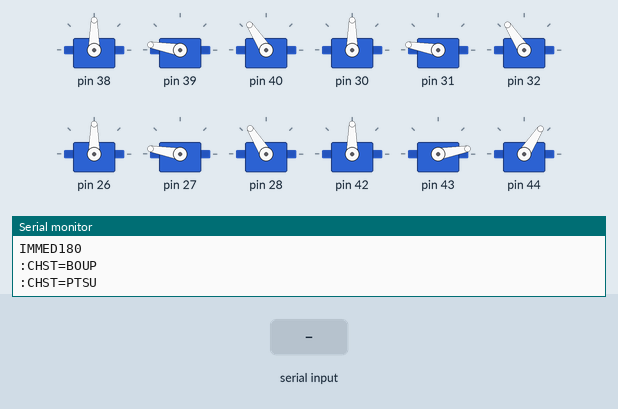
Recording of a sketch running on a simulated Arduino Uno, built with avr-gcc and run on an emulated ATmega328P. Parts: 12 × servo, the last lines printed to the serial monitor. The test bench sets the inputs (shaded band).

Above: at 11.7 s.
11.8 s: "dia:" received over Serial
14.8 s: "height:" received over Serial
At 17.3 s:
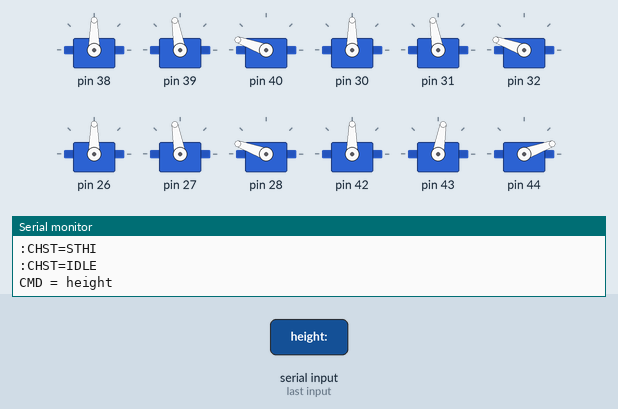
17.8 s: "rotate:" received over Serial
At 18.9 s:
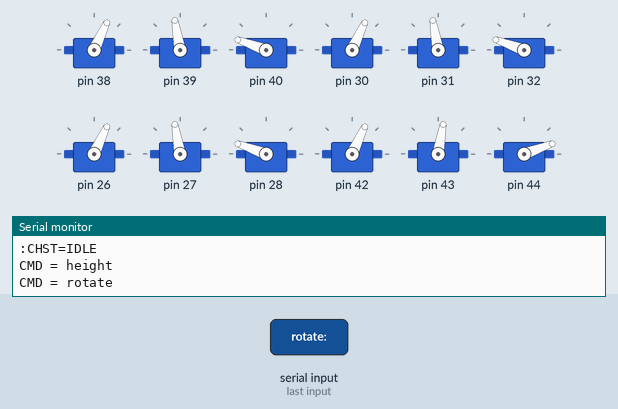
19.5 s: "height90:" received over Serial
At 21.0 s:
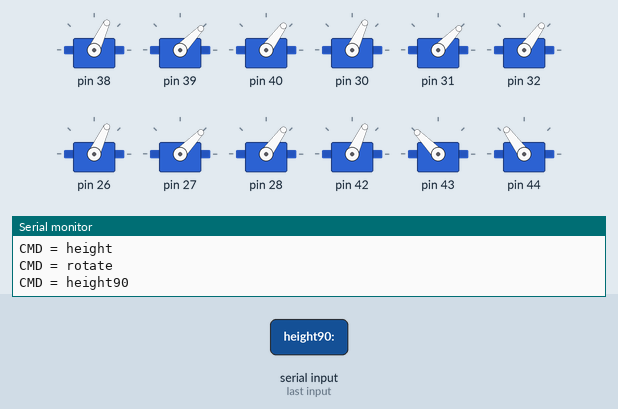
22.1 s: "height,45:" received over Serial
At 22.56 s:
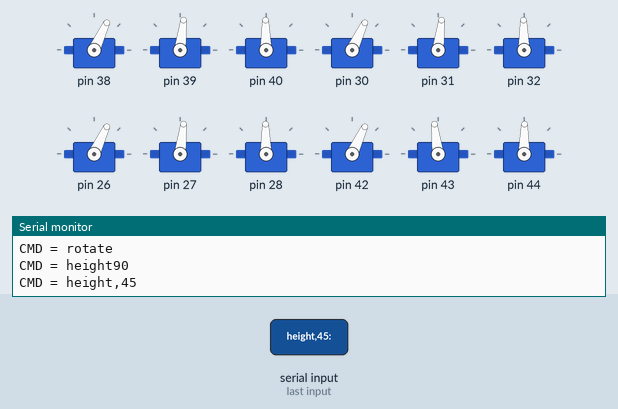
Timing chart, 0 to 25.1 s (numbered marks = the images above; inputs shaded):
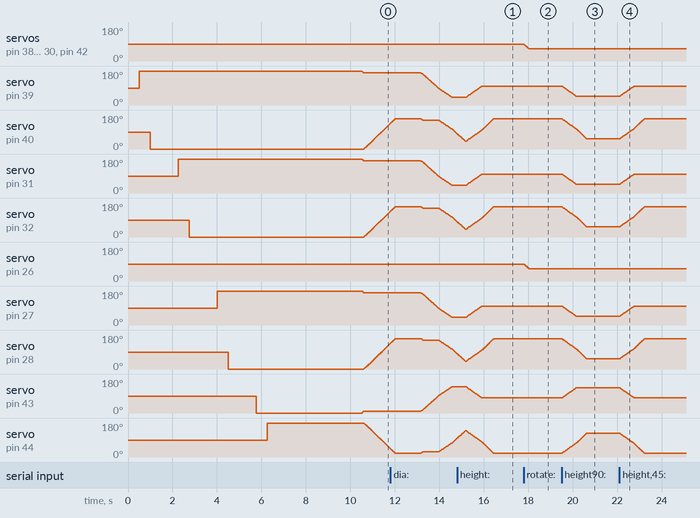

The sketch:

spider.ino
```cpp
#include "Spider.h"

Spider *spider;

void setup() {
  Serial.begin(9600);
  spider = Spider::create();
  spider->setState(Init);
}

void loop() {
  spider->update(1);
  commands();
  delay(10);
}

void commands() {
  if (Serial.available() && spider->isMotionFinished()) {
    String cmd = Serial.readStringUntil(':');
    cmd.toLowerCase();
    cmd.trim();
    Serial.println("CMD = " + cmd);
    if (cmd.startsWith("dly")) {
    }else if (cmd.startsWith("state")) {
      setState(cmd);
    } else if (cmd.equals("dia")) {
      spider->diagnostics();
    } else if (cmd.startsWith("height")) {
      setHeight(cmd);
    } else if (cmd.startsWith("rotate")) {
      setRotation(cmd);
    } else if (cmd.startsWith("set")) {
      set(cmd);
    }
  }

  spider->update(0);
}

void setState(String cmd) {
  cmd.replace("state", "");
  cmd.trim();
  if (cmd.equals("init")) {
    spider->setState(Init);
  }
  if (cmd.equals("idle")) {
    spider->setState(Idle);
  }
  if (cmd.equals("bootallup")) {
    spider->setState(BootAllUp);
  }
  if (cmd.equals("preparetostandup")) {
    spider->setState(PrepareToStandUp);
  }
  if (cmd.equals("standlow")) {
    spider->setState(StandLow);
  }
  if (cmd.equals("standhigh")) {
    spider->setState(StandHigh);
  }
}

void setHeight(String cmd) {
  int i = 0;
  String servo = cmd;
  servo.replace("height", "");
  int height = servo.toInt();
  spider->setHeight(height);
}

void setRotation(String cmd) {
  int i = 0;
  cmd.replace("rotate", "");
  int angle = cmd.toInt();
  spider->setRotation(angle);
}

void set(String cmd) {
  int angle;
  if (cmd.startsWith("set-leg ")) {
    cmd.replace("set-leg", "");
    cmd.trim();
    int legNumber = cmd.toInt();
    spider->selectLeg(legNumber);
  } else if (cmd.startsWith("set-tip")) {
    cmd.replace("set-tip", "");
    cmd.trim();
    angle = cmd.toInt();
    spider->_selectedLeg->setTip(angle);
  } else  if (cmd.startsWith("set-mid")) {
    cmd.replace("set-mid", "");
    cmd.trim();
    angle = cmd.toInt();
    spider->_selectedLeg->setMid(angle);
  } else  if (cmd.startsWith("set-rot")) {
    cmd.replace("set-rot", "");
    cmd.trim();
    angle = cmd.toInt();
    spider->_selectedLeg->setRotate(angle);
  }
}
```

Spider.cpp
```cpp
#include "Spider.h"
#include <Arduino.h>

String SPIDER_STATE_ENUM_STRING[] {
  "INIT",
  "IDLE",
  "BOUP",
  "PTSU",
  "STLO",
  "STHI",
  "ROPL",
  "ROLE"
};

Spider* Spider::create() {
  Spider *spider = new Spider();
  return spider;
}

Spider::Spider() {
  _frontRight = SpiderLeg::createRightLeg("Front", 38);
  delay(250);
  _midRight = SpiderLeg::createRightLeg("Mid", 30);
  delay(250);
  _backRight = SpiderLeg::createRightLeg("Back", 26);
  delay(250);

  _frontLeft = SpiderLeg::createLeftLeg("Front", 42);
  delay(250);
  _midLeft = SpiderLeg::createLeftLeg("Mid", 34);
  delay(250);
  _backLeft = SpiderLeg::createLeftLeg("Back", 22);
  delay(250);


  _legs[0] = _frontRight;
  _legs[1] = _frontLeft;
  _legs[2] = _midRight;
  _legs[3] = _midLeft;
  _legs[4] = _backRight;
  _legs[5] = _backLeft;

  _selectedLeg = _frontRight;
}

void Spider::setHeight(int height) {
  for (int i = 0; i < LEG_COUNT; i++) {
    _legs[i]->setHeight(height);
  }
}

void Spider::setRotation(int rotation) {
  for (int i = 0; i < LEG_COUNT; i++) {
    _legs[i]->setRotate(rotation);
  }
}

void Spider::diagnostics() {
  Serial.println("[SPIDER:");
  for (int i = 0; i < LEG_COUNT; i++) {
    _legs[i]->diagnostics();
  }
  Serial.println("]");
}

bool Spider::isMotionFinished() {
  for (int i = 0; i < LEG_COUNT; i++) {
    if (false == _legs[i]->isMotionFinished())
      return false;
  }
  return true;
}

void Spider::update(int deltaT) {
  updatePosition();
  updateState();
  for (int i = 0; i < LEG_COUNT; i++) {
    _legs[i]->update(deltaT);
  }
}

void Spider::updateState() {
  if (isMotionFinished() == false) {
    return;
  }
  switch (_state) {
    case Init:
      _state = BootAllUp;
      break;
    case BootAllUp:
      _state = PrepareToStandUp;
      break;
    case PrepareToStandUp:
      _state = StandLow;
      break;
    case StandLow:
      _state = StandHigh;
      break;
    case StandHigh:
      _state = Idle;
      break;
  }
  if (_lastState != _state) {
    Serial.println(":CHST=" + SPIDER_STATE_ENUM_STRING[_state]);
    _lastState = _state;
  }
}

void Spider::updatePosition() {
  switch (_state) {
    case BootAllUp:
      doBootAllUp();
      break;
    case PrepareToStandUp:
      prepareToStandUp();
      break;
    case StandLow:
      standLow();
      break;
    case StandHigh:
      standHigh();
      break;
  }
}

void Spider::setState(SpiderState state) {
  _state = state;
  updateState();
}

void Spider::doBootAllUp() {
  for (int i = 0; i < LEG_COUNT; i++) {
    _legs[i]->doBootAllUp();
  }
}

void Spider::prepareToStandUp() {
  for (int i = 0; i < LEG_COUNT; i++) {
    _legs[i]->prepareToStandUp();
  }
}

void Spider::standLow() {
  setHeight(20);
}

void Spider::standHigh() {
  setHeight(100);

}

void Spider::selectLeg(int leg) {
  _selectedLeg = _legs[constrain(leg, 0, LEG_COUNT)];
}
```

Spider.h
```cpp
#include "SpiderLeg.h"
#include "SpiderState.h"

#define LEG_COUNT 6

class Spider {
    // Attributes =====================================
  public:
    SpiderLeg* _selectedLeg;

  private:
    SpiderLeg* _legs[LEG_COUNT];

    SpiderLeg* _frontRight;
    SpiderLeg* _frontLeft;
    SpiderLeg* _midRight;
    SpiderLeg* _midLeft;
    SpiderLeg* _backRight;
    SpiderLeg* _backLeft;

    SpiderState _state = Init;
    SpiderState _lastState = Init;

    // Construction ===================================
  private:
    Spider();

  public:
    static Spider* create();

    // Methods ========================================
  public:
    // Service
    void diagnostics();
    bool isMotionFinished();
    void selectLeg(int legNumber);
    void update(int deltaT);
    void updateState();
    void updatePosition();
    void setState(SpiderState state);

    // Action
    void setHeight(int height);
    void setRotation(int rotation);
    void prepareToStandUp();
    void doBootAllUp();
    void standLow();
    void standHigh();
};
```

SpiderLeg.cpp
```cpp
#include "SpiderLeg.h"

// Construction and Factory Methods -------------------

#define BOUNDS_SAFETIP 5
int SpiderLeg::SafeTipBounds[BOUNDS_SAFETIP][2] = {
  {95, 5},
  {75, 25},
  {65, 45},
  {55, 65},
  {45, 75}
};

/**
   Creates a SpiderLeg instance.
*/
SpiderLeg::SpiderLeg(String prefix, int firstPin, bool isInverted) {
  _isInverted = isInverted;
  name = prefix + "-Leg";

  servoRotate = SpiderServo::create(prefix + "-Rotate", firstPin, false, 90);
  servoRotate->setBounds(65, 115);
  delay(500);

  servoMid = SpiderServo::create(prefix + "-Mid", firstPin + 1, isInverted, 180);
  servoMid->setBounds(40, 170);
  delay(500);

  servoTip = SpiderServo::create(prefix + "-Tip", firstPin + 2, !isInverted, 180);
  servoTip->setBounds(0, 170);
  delay(500);
}

void SpiderLeg::doBootAllUp() {
  servoRotate->setAngle(90);
  servoMid->setAngle(170);
  servoTip->setAngle(170);
}

void SpiderLeg::setHeight(int height) {
  float factor = constrain(height, 0, 100) / 100.0f;
  int angle = 100 - 60 * factor;
  setMid(angle);
  setTip(140 * factor);
}

void SpiderLeg::prepareToStandUp() {
  servoMid->setAngle(180);
  servoTip->setAngle(20);
}

void SpiderLeg::diagnostics() {
  Serial.println("\t[" + name);
  servoTip->diagnostics();
  servoMid->diagnostics();
  servoRotate->diagnostics();
  Serial.println("\t]");
}

/**
   Creates a SpiderLeg instance for a left leg.
*/
SpiderLeg* SpiderLeg::createLeftLeg(String prefix, int firstPin) {
  return new SpiderLeg(prefix + "-Left", firstPin, SERVO_INVERTED);
}

/**
   Creates a SpiderLeg instance for a right leg.
*/
SpiderLeg* SpiderLeg::createRightLeg(String prefix, int firstPin) {
  return new SpiderLeg(prefix + "-Right", firstPin, SERVO_NOT_INVERTED);
}

/*
   Methods
*/


void SpiderLeg::setTip(int angle) {
  this->servoTip->setAngle(angle);
  updateBounds();
}

void SpiderLeg::setMid(int angle) {
  this->servoMid->setAngle(angle);
  updateBounds();
}

void SpiderLeg::setRotate(int angle) {
  this->servoRotate->setAngle(angle);
  updateBounds();
}

void SpiderLeg::update(int deltaT) {
  updateBounds();
  updateTip(deltaT);
  updateMid(deltaT);
  updateRotate(deltaT);
}

void SpiderLeg::updateBounds() {

  int val = 20;
  int i = 0;
  for (i = 0; i < BOUNDS_SAFETIP; i++) {
    if (this->servoMid->getCurrentAngle() <= SafeTipBounds[i][0]) {
      val = SafeTipBounds[i][1];
    }
  }
  this->servoTip->setBounds(val, 180);
}

void SpiderLeg::updateTip(int deltaT) {
  this->servoTip->update(deltaT);
}

void SpiderLeg::updateMid(int deltaT) {
  this->servoMid->update(deltaT);
}

void SpiderLeg::updateRotate(int deltaT) {
  this->servoRotate->update(deltaT);
}

bool SpiderLeg::isMotionFinished() {
  return this->servoTip->isMotionFinished() &&
         this->servoMid->isMotionFinished() &&
         this->servoRotate->isMotionFinished();
}
```

SpiderLeg.h
```cpp
#include "SpiderServo.h"
#include <Arduino.h>
#include <WString.h>

class SpiderLeg {

    // Attributes =====================================
  private:
    String name;
    int _roll;
    bool _isInverted;
    SpiderServo *servoTip;
    SpiderServo *servoMid;
    SpiderServo *servoRotate;

    static int SafeTipBounds[][2];

    // Construction ===================================
  private:
    SpiderLeg(String prefix, int firstPin, bool isInverted);
  public:
    static SpiderLeg* createLeftLeg(String prefix, int firstPin);
    static SpiderLeg* createRightLeg(String prefix, int firstPin);

    // Methods ========================================
  private:
    void updateBounds();
    void updateTip(int deltaT);
    void updateMid(int deltaT);
    void updateRotate(int deltaT);

  public:
    void diagnostics();
    void setHeight(int height);
    void doBootAllUp();
    void prepareToStandUp();

    void setTip(int angle);
    void setMid(int);
    void setRotate(int);
    void setRoll(int);

    void doRotation(int);

    void update(int deltaT);
    bool isMotionFinished();
};
```

SpiderServo.cpp
```cpp
#include <Arduino.h>
#include "SpiderServo.h"

/**
   SpiderServo Factory
*/
SpiderServo* SpiderServo::create(String prefix, int pin, bool reverseAngle, int startAngle) {
  SpiderServo *servo =  new SpiderServo(prefix, pin, reverseAngle, startAngle);
  return servo;
}

SpiderServo::SpiderServo(String prefix, int pin, bool reverseAngle, int startAngle) {
  _name = prefix + "-Servo";
  _reverseAngle = reverseAngle;
  _servo.attach(pin);
  setAngleImmed(startAngle);
}

/**

*/
void SpiderServo::setAngle(int angle) {
  _desiredAngle = angle;
}

void SpiderServo::setAngleImmed(int angle) {
  Serial.print("IMMED");
  Serial.println(angle,DEC);
  _desiredAngle = angle;
  _currentAngle = angle;
  writeAngle(angle);
}

void SpiderServo::update(int deltaT) {
  int increment = allowedAngle() < _currentAngle ? -1 : 1;
  if ( isMotionFinished() ) {
    return;
  }
  _currentAngle += increment;
  writeAngle(_currentAngle);
  delay(deltaT);
}

void SpiderServo::writeAngle(int angle) {
  _servo.write(getRealAngle(_currentAngle));
}

int SpiderServo::getRealAngle(int angle) {
  return _reverseAngle ? 180 - _currentAngle: _currentAngle;
}

int SpiderServo::allowedAngle() {
  return constrain(_desiredAngle, _minAngle, _maxAngle);
}

bool SpiderServo::isMotionFinished() {
  return _currentAngle >= allowedAngle() - _angleTreshold
         && _currentAngle <= allowedAngle() + _angleTreshold;
}

int SpiderServo::getDesiredAngle() {
  return _desiredAngle;
}

int SpiderServo::getCurrentAngle() {
  return _currentAngle;
}

void SpiderServo::setBounds(int minAngle, int maxAngle) {
  _minAngle = constrain(min(minAngle, maxAngle), 0, 180);
  _maxAngle = constrain(max(minAngle, maxAngle), 0, 180);
}

void SpiderServo::diagnostics() {
  Serial.print("\t\t[" + _name + ":cur=");
  Serial.print(_currentAngle, DEC);
  Serial.print(":des=");
  Serial.print(_desiredAngle, DEC);
  Serial.print(":min=");
  Serial.print(_minAngle, DEC);
  Serial.print(":max=");
  Serial.print(_maxAngle, DEC);
  Serial.println("]");
}
```

SpiderServo.h
```cpp
#include <Servo.h>
#include <WString.h>

#define SERVO_NOT_INVERTED false
#define SERVO_INVERTED true

class SpiderServo {

    // Attributes =====================================
  private:
    Servo _servo;
    String _name;
    int _desiredAngle = 90;
    int _currentAngle = 90;
    int _angleTreshold = 0;
    int _pin = -1;
    int _minAngle = 5;
    int _maxAngle = 170;
    bool _reverseAngle = false;

    // Construction ===================================
  private:
    SpiderServo(String name, int pin, bool reverseAngle, int startAngle);
  public:
    static SpiderServo* create(String name, int pin, bool reverseAngle, int startAngle);

    // Methods ========================================
  private:
    void writeAngle(int angle);
    int getRealAngle(int angle);
    int allowedAngle();

  public:
    void setAngle(int angle);
    void setAngleImmed(int angle);
    int getDesiredAngle();
    int getCurrentAngle();
    void update(int deltaT);
    void setBounds(int minAngle, int maxAngle);
    bool isMotionFinished();
    void diagnostics();
};
```

SpiderState.h
```cpp
enum SpiderState {
  Init=0,
  Idle=1,
  BootAllUp=2,

  PrepareToStandUp=3,
  StandLow=4,
  StandHigh=5
};
```

Measured:
- after the input at 14.8 s, servo on pin 39, servo on pin 31, servo on pin 27: moves from 40° to 100° over 0.73 s, starting after 0.39 s; servo on pin 43: moves from 140° to 80° over 0.73 s, starting after 0.39 s
- after the input at 17.8 s, servo on pin 38, servo on pin 30, servo on pin 26, servo on pin 42: moves from 90° to 65° over 0.21 s, starting at once
- after the input at 19.5 s, servo on pin 39: moves from 100° to 46° over 0.66 s, starting at once; servo on pin 40: moves from 160° to 54° over 1.1 s, starting at once
- after the input at 22.1 s, servo on pin 39: moves from 46° to 100° over 0.66 s, starting at once; servo on pin 40: moves from 54° to 160° over 1.1 s, starting at once
- by itself, servo on pin 44: rises from 99° to 139° in 0.35 s, then falls to 20° in 1.3 s
